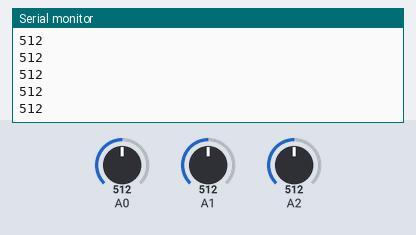
The sketch below on a simulated Arduino Uno, built with avr-gcc and run on an emulated ATmega328P. Parts: the last lines printed to the serial monitor. The inputs (shaded band) are chosen by the test bench; at power-on: A0 = 512, A1 = 512, A2 = 512.

Above: at 1.8 s.
1.9 s: A0 set to 716
At 2.5 s:
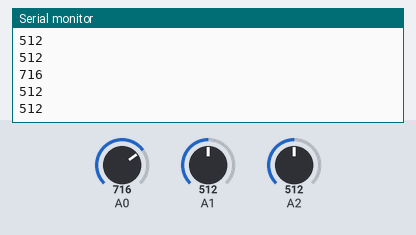
3.4 s: A1 set to 306
At 4.7 s:
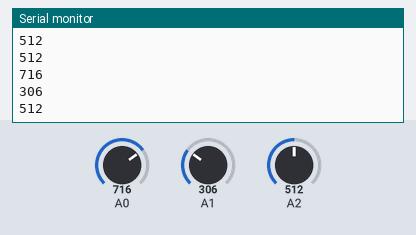
4.9 s: A2 set to 900
At 5.8 s:
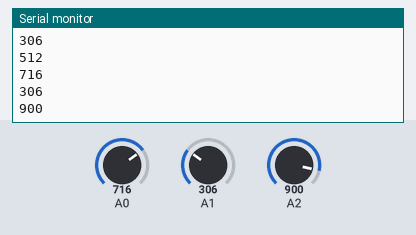
6.4 s: A2 set to 1023
At 7.7 s:
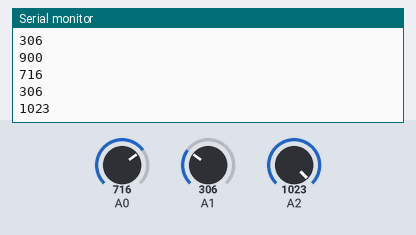
7.9 s: A1 set to 122
At 8.4 s:
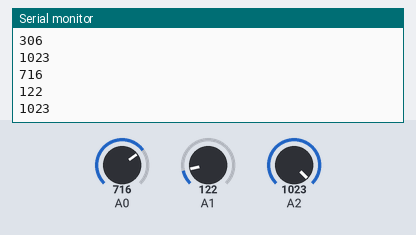
9.4 s: A0 set to 511
At 10.8 s:
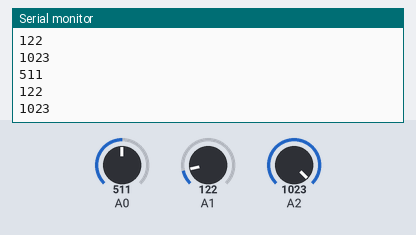
Timing chart, 0 to 11.9 s (numbered marks = the images above; inputs shaded):
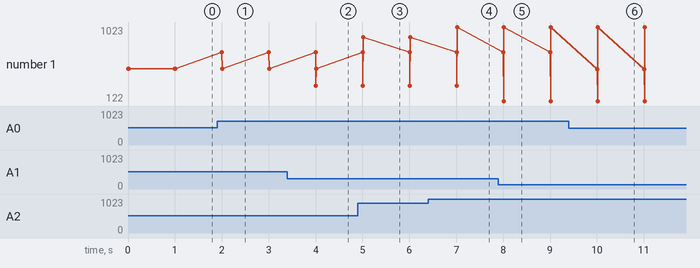

Measured:
- after the input at 1.9 s, the serial monitor: prints a new line after 0.10 s (image 1)
- after the input at 3.4 s, the serial monitor: prints a new line after 0.61 s (image 2)
- after the input at 4.9 s, the serial monitor: prints a new line after 0.12 s (image 3)
- after the input at 6.4 s, the serial monitor: prints a new line after 0.62 s (image 4)
- after the input at 7.9 s, the serial monitor: prints a new line after 0.11 s (image 5)
- after the input at 9.4 s, the serial monitor: prints a new line after 0.61 s (image 6)
- plotted number 1: 512 → 900 after the input at 4.9 s, 900 → 1023 after the input at 6.4 s

The sketch:

PS2yaogan.ino
```cpp
int X;
int Y;
int B;
void setup() {
  Serial.begin(9600);
}
void loop() {
  X = analogRead(A0);      //读取A0口模拟值
  Y = analogRead(A1);      //读取A1口模拟值
  B = analogRead(A2);      //读取A2口模拟值
 Serial.println(X);
 Serial.println(Y);
 Serial.println(B);
 delay(1000);
}
```
